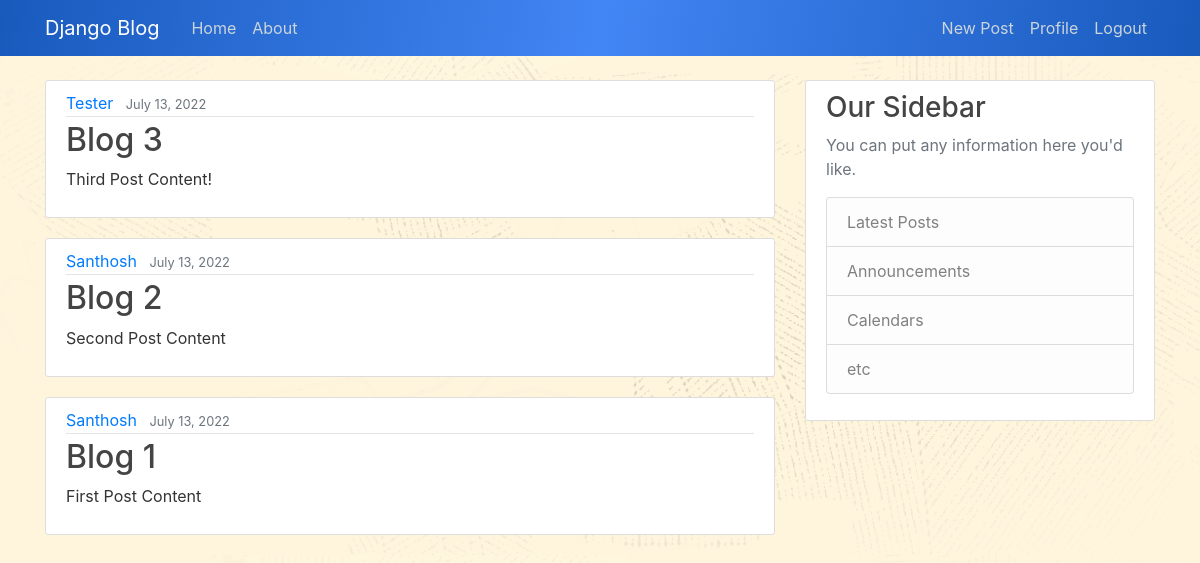
Page / (signed in) on the earlier database version.
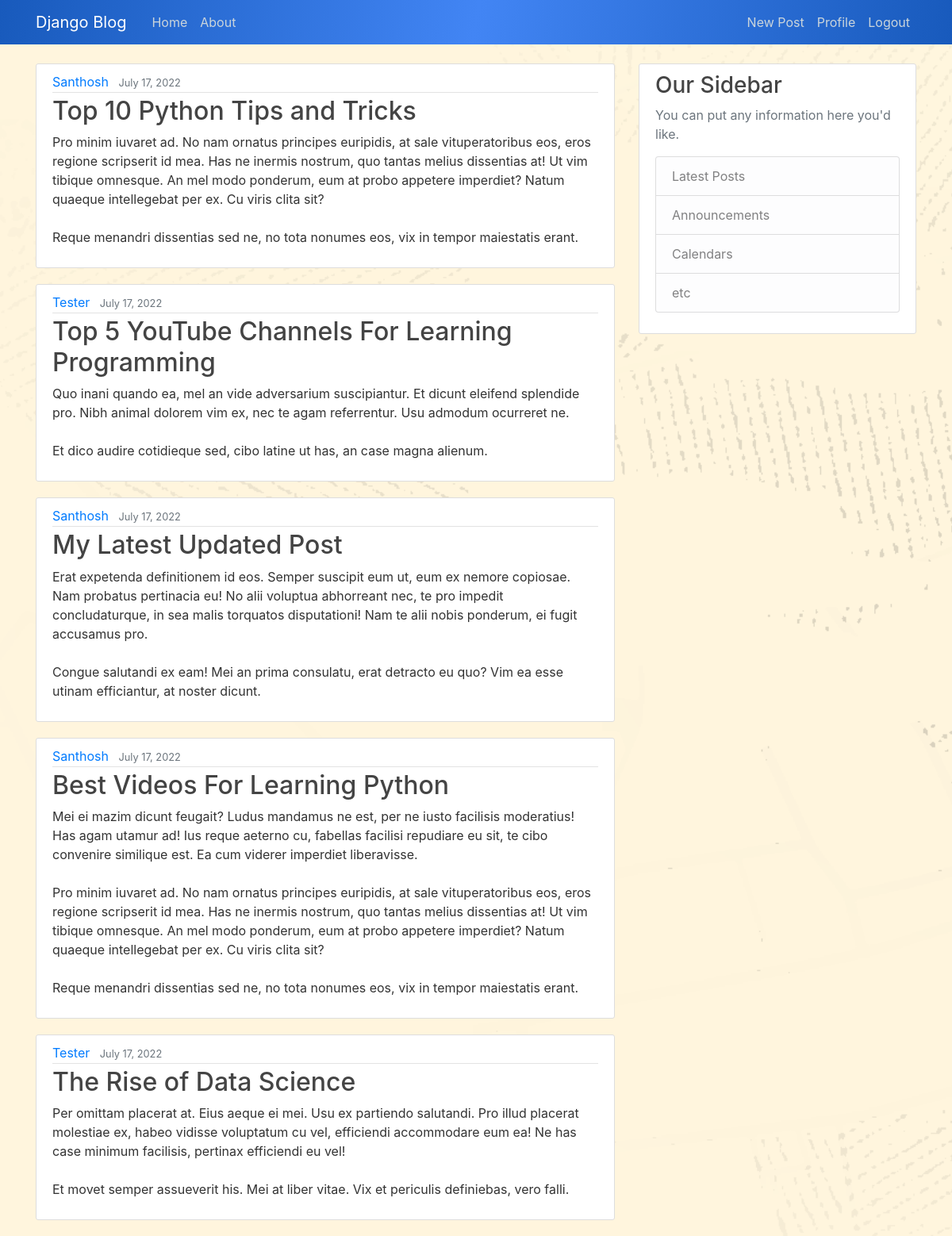
Same page on the later database version.
### blog/models.py (models this page shows, shortened)
class Post(models.Model):
    title = models.CharField(max_length=100)
    content = models.TextField()
    date_posted = models.DateTimeField(default=timezone.now)
    author = models.ForeignKey(User, on_delete=models.CASCADE)

### blog/views.py (the view)
# urls.py: path('', PostListView.as_view(),name='blog-home'),
class PostListView(ListView):
    model = Post
    template_name = 'blog/home.html' # app/model_viewtype.html
    context_object_name = 'posts'
    ordering = ['-date_posted']
    paginate_by = 5

### blog/templates/blog/home.html
{% extends "blog/base.html" %}
{% block content %}
    {% for post in posts %}
        <article class="media content-section">
            <div class="media-body">
                <div class="article-metadata">
                    <a class="mr-2" href="#">{{ post.author }}</a>
                    <small class="text-muted">{{ post.date_posted|date:"F d, Y" }}</small>
                </div>
                <h2><a class="article-title" href="#">{{ post.title }}</a></h2>
                <p class="article-content">{{ post.content }}</p>
            </div>
        </article>
    {% endfor %}
{% endblock content%}

Differences in the rows shown:
no longer on this page (row unchanged): Post: author "Tester", date_posted "July 13, 2022", title "Blog 3", content "Third Post Content!"
no longer on this page (row unchanged): Post: author "Santhosh", date_posted "July 13, 2022", title "Blog 2", content "Second Post Content"
no longer on this page (row unchanged): Post: author "Santhosh", date_posted "July 13, 2022", title "Blog 1", content "First Post Content"
added Post: author "Santhosh", date_posted "July 17, 2022", title "Top 10 Python Tips and Tricks", content "Pro minim iuvaret ad. No nam ornatus principes euripidis, at sale vituperatoribus eos, eros regione scripserit id mea. Has ne inermis nostrum, quo tantas melius dissentias at! Ut vim tibique omnesque. An mel modo ponderum, eum at probo appetere imperdiet? Natum quaeque intellegebat per ex. Cu viris clita sit? Reque menandri dissentias sed ne, no tota nonumes eos, vix in tempor maiestatis erant."
added Post: author "Tester", date_posted "July 17, 2022", title "Top 5 YouTube Channels For Learning Programming", content "Quo inani quando ea, mel an vide adversarium suscipiantur. Et dicunt eleifend splendide pro. Nibh animal dolorem vim ex, nec te agam referrentur. Usu admodum ocurreret ne. Et dico audire cotidieque sed, cibo latine ut has, an case magna alienum."
added Post: author "Santhosh", date_posted "July 17, 2022", title "My Latest Updated Post", content "Erat expetenda definitionem id eos. Semper suscipit eum ut, eum ex nemore copiosae. Nam probatus pertinacia eu! No alii voluptua abhorreant nec, te pro impedit concludaturque, in sea malis torquatos disputationi! Nam te alii nobis ponderum, ei fugit accusamus pro. Congue salutandi ex eam! Mei an prima consulatu, erat detracto eu quo? Vim ea esse utinam efficiantur, at noster dicunt."
added Post: author "Santhosh", date_posted "July 17, 2022", title "Best Videos For Learning Python", content "Mei ei mazim dicunt feugait? Ludus mandamus ne est, per ne iusto facilisis moderatius! Has agam utamur ad! Ius reque aeterno cu, fabellas facilisi repudiare eu sit, te cibo convenire similique est. Ea cum viderer imperdiet liberavisse. Pro minim iuvaret ad. No nam ornatus principes euripidis, at sale vituperatoribus eos, eros regione scripserit id mea. Has ne inermis nostrum, quo tantas melius dissentias at! Ut vim tibique omnesque. An mel modo ponderum, eum at probo appetere imperdiet? Natum quaeque intellegebat per ex. Cu viris clita sit? Reque menandri dissentias sed ne, no tota nonumes eos, vix in tempor maiestatis erant."
added Post: author "Tester", date_posted "July 17, 2022", title "The Rise of Data Science", content "Per omittam placerat at. Eius aeque ei mei. Usu ex partiendo salutandi. Pro illud placerat molestiae ex, habeo vidisse voluptatum cu vel, efficiendi accommodare eum ea! Ne has case minimum facilisis, pertinax efficiendi eu vel! Et movet semper assueverit his. Mei at liber vitae. Vix et periculis definiebas, vero falli."
